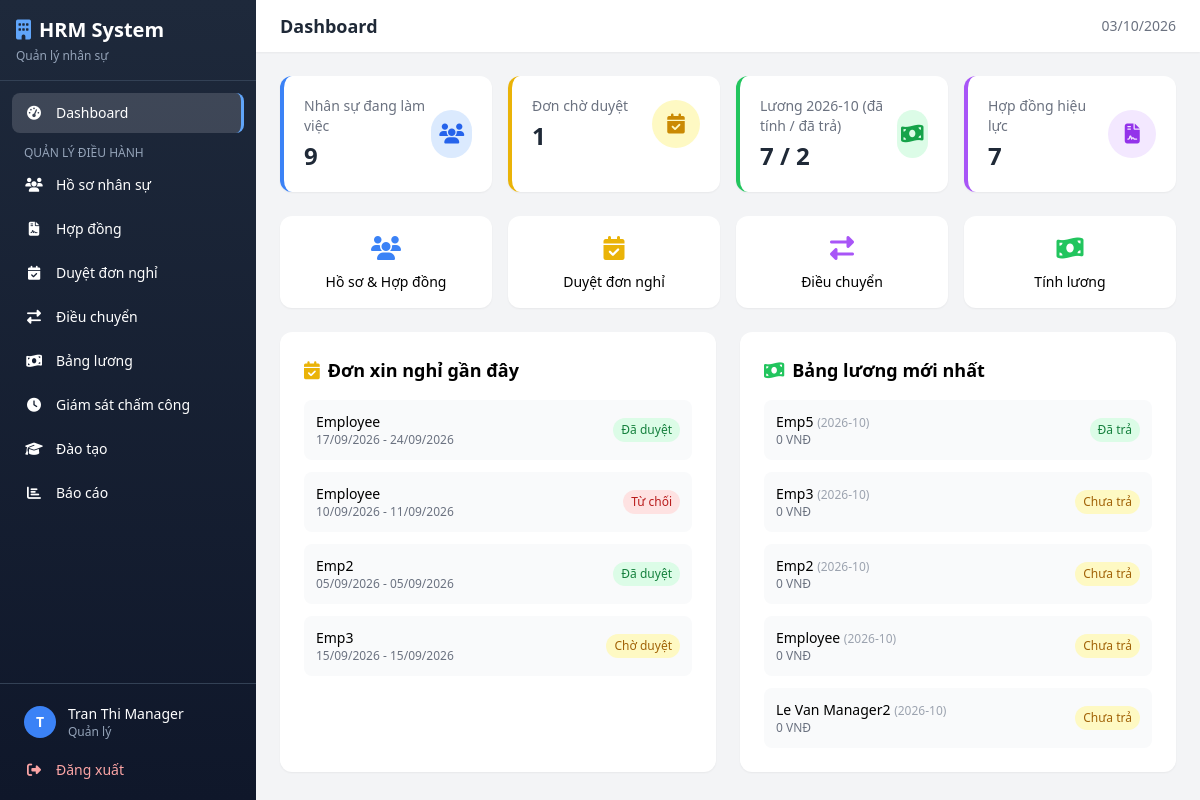
The page /hrm/index.php?page=dashboard (signed in) on the database its author committed.
### tables this page shows
CREATE TABLE `donxinnghi` (
  `MaDon` int(11) NOT NULL AUTO_INCREMENT,
  `MaNV` varchar(20) NOT NULL,
  `LoaiNghiPhep` enum('NghiPhepNam','NghiOm','NghiViecRieng','NghiKhongLuong') NOT NULL,
  `TuNgay` datetime NOT NULL,
  `DenNgay` datetime NOT NULL,
  `LyDo` text NOT NULL,
  `TrangThaiDuyet` enum('ChoDuyet','DaDuyet','TuChoi') DEFAULT 'ChoDuyet',
  `MaNguoiDuyet` varchar(20) DEFAULT NULL,
  `NgayTao` datetime DEFAULT current_timestamp(),
  PRIMARY KEY (`MaDon`),
  KEY `MaNV` (`MaNV`),
  KEY `MaNguoiDuyet` (`MaNguoiDuyet`),
  CONSTRAINT `donxinnghi_ibfk_1` FOREIGN KEY (`MaNV`) REFERENCES `nhanvien` (`MaNV`) ON DELETE CASCADE,
  CONSTRAINT `donxinnghi_ibfk_2` FOREIGN KEY (`MaNguoiDuyet`) REFERENCES `nhanvien` (`MaNV`) ON DELETE SET NULL
);

CREATE TABLE `nhanvien` (
  `MaNV` varchar(20) NOT NULL,
  `HoVaTen` varchar(100) NOT NULL,
  `NgaySinh` date NOT NULL,
  `GioiTinh` enum('Nam','Nu','Khac') NOT NULL,
  `CCCD` varchar(20) NOT NULL,
  `SoDienThoai` varchar(15) NOT NULL,
  `Email` varchar(100) NOT NULL,
  `DiaChiThuongTru` text DEFAULT NULL,
  `MaPhongBan` varchar(20) DEFAULT NULL,
  `MaChucVu` varchar(20) DEFAULT NULL,
  `MaTaiKhoan` int(11) DEFAULT NULL,
  `TrangThaiLamViec` enum('DangLamViec','NghiPhep','DaNghiViec') DEFAULT 'DangLamViec',
  `NgayVaoLam` date NOT NULL,
  PRIMARY KEY (`MaNV`),
  UNIQUE KEY `CCCD` (`CCCD`),
  UNIQUE KEY `Email` (`Email`),
  UNIQUE KEY `MaTaiKhoan` (`MaTaiKhoan`),
  KEY `MaPhongBan` (`MaPhongBan`),
  KEY `MaChucVu` (`MaChucVu`),
  CONSTRAINT `nhanvien_ibfk_1` FOREIGN KEY (`MaPhongBan`) REFERENCES `phongban` (`MaPhongBan`) ON DELETE SET NULL,
  CONSTRAINT `nhanvien_ibfk_2` FOREIGN KEY (`MaChucVu`) REFERENCES `chucvu` (`MaChucVu`) ON DELETE SET NULL,
  CONSTRAINT `nhanvien_ibfk_3` FOREIGN KEY (`MaTaiKhoan`) REFERENCES `taikhoan` (`MaTaiKhoan`) ON DELETE SET NULL
);

CREATE TABLE `bangluong` (
  `MaBangLuong` int(11) NOT NULL AUTO_INCREMENT,
  `MaNV` varchar(20) NOT NULL,
  `ThangNam` varchar(7) NOT NULL COMMENT 'Dinh dang YYYY-MM',
  `SoNgayCongChuan` int(11) DEFAULT 26,
  `SoNgayThucTe` decimal(4,1) NOT NULL DEFAULT 0.0,
  `LuongCoBan` decimal(15,2) NOT NULL,
  `TienPhuCap` decimal(15,2) DEFAULT 0.00,
  `TienThuong` decimal(15,2) DEFAULT 0.00,
  `CacKhoanKhauTru` decimal(15,2) DEFAULT 0.00,
  `ThucLinh` decimal(15,2) NOT NULL,
  `TrangThaiThanhToan` enum('ChuaThanhToan','DaThanhToan') DEFAULT 'ChuaThanhToan',
  `NgayTao` datetime DEFAULT current_timestamp(),
  PRIMARY KEY (`MaBangLuong`),
  UNIQUE KEY `UQ_Luong_Thang` (`MaNV`,`ThangNam`),
  CONSTRAINT `bangluong_ibfk_1` FOREIGN KEY (`MaNV`) REFERENCES `nhanvien` (`MaNV`) ON DELETE CASCADE
);

### hrm/includes/auth.php (called while the page is built, shortened)
<?php
function getUserRole() {
    return $_SESSION['vai_tro'] ?? '';
}
function formatCurrency($amount) {
    return number_format($amount, 0, ',', '.') . ' VNĐ';
}
function formatDate($date) {
    return date('d/m/Y', strtotime($date));
}

### hrm/pages/dashboard.php (the view, shortened to what this page needs)
<?php
$role = getUserRole();
if ($role === 'Admin') {
    $recentTK = $pdo->query("SELECT TenDangNhap, VaiTro, TrangThai, NgayTao FROM TaiKhoan ORDER BY NgayTao DESC LIMIT 5")->fetchAll();
    $coCau = $pdo->query("SELECT pb.MaPhongBan, pb.TenPhongBan, COUNT(n.MaNV) AS SoNV FROM PhongBan pb LEFT JOIN NhanVien n ON pb.MaPhongBan=n.MaPhongBan GROUP BY pb.MaPhongBan, pb.TenPhongBan")->fetchAll();
?>
<div class="bg-blue-50 border border-blue-200 rounded-xl p-4 mb-6 text-sm text-blue-800">
    <i class="fas fa-shield-alt mr-2"></i><b>Phân hệ Quản trị hệ thống:</b> Admin chỉ quản trị kỹ thuật (tài khoản, phân quyền RBAC, danh mục cơ cấu, giám sát). Không can thiệp nghiệp vụ duyệt nghỉ / tính lương — các quyền này thuộc Manager.
</div>
<div class="grid grid-cols-1 lg:grid-cols-2 gap-6">
    <div class="bg-white rounded-xl shadow-sm p-6">
        <h3 class="text-lg font-semibold mb-4"><i class="fas fa-user-plus text-blue-500 mr-2"></i>Tài khoản mới nhất</h3>
        <div class="space-y-3">
            <?php foreach ($recentTK as $tk): ?>
            <div class="flex items-center justify-between p-3 bg-gray-50 rounded-lg">
                <div>
                    <p class="font-medium text-sm"><?= htmlspecialchars($tk['TenDangNhap']) ?> <span class="text-xs text-gray-500">(<?= $tk['VaiTro'] ?>)</span></p>
                    <p class="text-xs text-gray-500">Tạo: <?= formatDateTime($tk['NgayTao']) ?></p>
                </div>
                <span class="text-xs px-2 py-1 rounded-full <?= $tk['TrangThai'] ? 'bg-green-100 text-green-700' : 'bg-red-100 text-red-700' ?>"><?= $tk['TrangThai'] ? 'Hoạt động' : 'Khóa' ?></span>
            </div>
            <?php endforeach; ?>
        </div>
        <a href="?page=taikhoan" class="inline-block mt-4 text-sm text-blue-600 hover:underline">Quản trị tài khoản & phân quyền →</a>
    </div>
    <div class="bg-white rounded-xl shadow-sm p-6">
        <h3 class="text-lg font-semibold mb-4"><i class="fas fa-sitemap text-purple-500 mr-2"></i>Cơ cấu tổ chức</h3>
        <div class="space-y-3">
            <?php foreach ($coCau as $pb): ?>
            <div class="flex items-center justify-between p-3 bg-gray-50 rounded-lg">
                <p class="font-medium text-sm"><?= htmlspecialchars($pb['TenPhongBan']) ?> <span class="text-xs text-gray-400">(<?= $pb['MaPhongBan'] ?>)</span></p>
                <span class="text-xs px-2 py-1 rounded-full bg-purple-100 text-purple-700"><?= $pb['SoNV'] ?> NV</span>
            </div>
            <?php endforeach; ?>
        </div>
        <a href="?page=hethong" class="inline-block mt-4 text-sm text-blue-600 hover:underline">Cấu hình & giám sát hệ thống →</a>
    </div>
</div>
<?php
} elseif ($role === 'Manager') {
    $recentDon = $pdo->query("SELECT d.*, n.HoVaTen FROM DonXinNghi d JOIN NhanVien n ON d.MaNV=n.MaNV ORDER BY d.NgayTao DESC LIMIT 5")->fetchAll();
    $luongMoi = $pdo->query("SELECT l.*, n.HoVaTen FROM BangLuong l JOIN NhanVien n ON l.MaNV=n.MaNV ORDER BY l.NgayTao DESC LIMIT 5")->fetchAll();
?>
<div class="grid grid-cols-2 lg:grid-cols-4 gap-4 mb-6">
    <a href="?page=nhanvien" class="bg-white rounded-xl shadow-sm p-4 text-center hover:shadow-md transition"><i class="fas fa-users text-2xl text-blue-500"></i><p class="text-sm font-medium mt-2">Hồ sơ & Hợp đồng</p></a>
    <a href="?page=donxinnghi" class="bg-white rounded-xl shadow-sm p-4 text-center hover:shadow-md transition"><i class="fas fa-calendar-check text-2xl text-yellow-500"></i><p class="text-sm font-medium mt-2">Duyệt đơn nghỉ</p></a>
    <a href="?page=dieuchuyen" class="bg-white rounded-xl shadow-sm p-4 text-center hover:shadow-md transition"><i class="fas fa-exchange-alt text-2xl text-purple-500"></i><p class="text-sm font-medium mt-2">Điều chuyển</p></a>
    <a href="?page=bangluong" class="bg-white rounded-xl shadow-sm p-4 text-center hover:shadow-md transition"><i class="fas fa-money-bill-wave text-2xl text-green-500"></i><p class="text-sm font-medium mt-2">Tính lương</p></a>
</div>
<div class="grid grid-cols-1 lg:grid-cols-2 gap-6">
    <div class="bg-white rounded-xl shadow-sm p-6">
        <h3 class="text-lg font-semibold mb-4"><i class="fas fa-calendar-check text-yellow-500 mr-2"></i>Đơn xin nghỉ gần đây</h3>
        <div class="space-y-3">
            <?php if (empty($recentDon)): ?>
            <p class="text-gray-400 text-sm text-center py-4">Không có đơn nào</p>
            <?php else: ?>
            <?php foreach ($recentDon as $d): ?>
            <div class="flex items-center justify-between p-3 bg-gray-50 rounded-lg">
                <div>
                    <p class="font-medium text-sm"><?= htmlspecialchars($d['HoVaTen']) ?></p>
                    <p class="text-xs text-gray-500"><?= formatDate($d['TuNgay']) ?> - <?= formatDate($d['DenNgay']) ?></p>
                </div>
                <span class="text-xs px-2 py-1 rounded-full <?= $d['TrangThaiDuyet'] === 'DaDuyet' ? 'bg-green-100 text-green-700' : ($d['TrangThaiDuyet'] === 'TuChoi' ? 'bg-red-100 text-red-700' : 'bg-yellow-100 text-yellow-700') ?>">
                    <?= $d['TrangThaiDuyet'] === 'DaDuyet' ? 'Đã duyệt' : ($d['TrangThaiDuyet'] === 'TuChoi' ? 'Từ chối' : 'Chờ duyệt') ?>
                </span>
            </div>
            <?php endforeach; ?>
            <?php endif; ?>
        </div>
    </div>
    <div class="bg-white rounded-xl shadow-sm p-6">
        <h3 class="text-lg font-semibold mb-4"><i class="fas fa-money-bill-wave text-green-500 mr-2"></i>Bảng lương mới nhất</h3>
        <div class="space-y-3">
            <?php if (empty($luongMoi)): ?>
            <p class="text-gray-400 text-sm text-center py-4">Chưa có bảng lương</p>
            <?php else: ?>
            <?php foreach ($luongMoi as $l): ?>
            <div class="flex items-center justify-between p-3 bg-gray-50 rounded-lg">
                <div>
                    <p class="font-medium text-sm"><?= htmlspecialchars($l['HoVaTen']) ?> <span class="text-xs text-gray-400">(<?= $l['ThangNam'] ?>)</span></p>
                    <p class="text-xs text-gray-500"><?= formatCurrency($l['ThucLinh']) ?></p>
                </div>
                <span class="text-xs px-2 py-1 rounded-full <?= $l['TrangThaiThanhToan'] === 'DaThanhToan' ? 'bg-green-100 text-green-700' : 'bg-yellow-100 text-yellow-700' ?>"><?= $l['TrangThaiThanhToan'] === 'DaThanhToan' ? 'Đã trả' : 'Chưa trả' ?></span>
            </div>
            <?php endforeach; ?>
            <?php endif; ?>
        </div>
    </div>
</div>
<?php
}

### rows shown on the page
donxinnghi: MaNV.HoVaTen "Employee", TuNgay "17/09/2026", DenNgay "24/09/2026", TrangThaiDuyet "Đã duyệt"
donxinnghi: MaNV.HoVaTen "Employee", TuNgay "10/09/2026", DenNgay "11/09/2026", TrangThaiDuyet "Từ chối"
donxinnghi: MaNV.HoVaTen "Emp2", TuNgay "05/09/2026", DenNgay "05/09/2026", TrangThaiDuyet "Đã duyệt"
donxinnghi: MaNV.HoVaTen "Emp3", TuNgay "15/09/2026", DenNgay "15/09/2026", TrangThaiDuyet "Chờ duyệt"
bangluong: MaNV.HoVaTen "Emp5", ThangNam "2026-10", ThucLinh "0 VNĐ", TrangThaiThanhToan "Đã trả"
bangluong: MaNV.HoVaTen "Emp3", ThangNam "2026-10", ThucLinh "0 VNĐ", TrangThaiThanhToan "Chưa trả"
bangluong: MaNV.HoVaTen "Emp2", ThangNam "2026-10", ThucLinh "0 VNĐ", TrangThaiThanhToan "Chưa trả"
bangluong: MaNV.HoVaTen "Employee", ThangNam "2026-10", ThucLinh "0 VNĐ", TrangThaiThanhToan "Chưa trả"
bangluong: MaNV.HoVaTen "Le Van Manager2", ThangNam "2026-10", ThucLinh "0 VNĐ", TrangThaiThanhToan "Chưa trả"

### other values the page prints
substr($userName, 0, 1) "T"
$userName "Tran Thi Manager"
getVaiTroLabel($role) "Quản lý"
$pageTitle "Dashboard"
$s['label'] "Nhân sự đang làm việc"
$s['value'] "9"
$s['label'] "Đơn chờ duyệt"
$s['value'] "1"
$s['label'] "Lương 2026-10 (đã tính / đã trả)"
$s['value'] "7 / 2"
$s['label'] "Hợp đồng hiệu lực"
$s['value'] "7"
